Frame 1 (no input): blank canvas, image omitted
Frame 60 (no input): blank canvas, image omitted
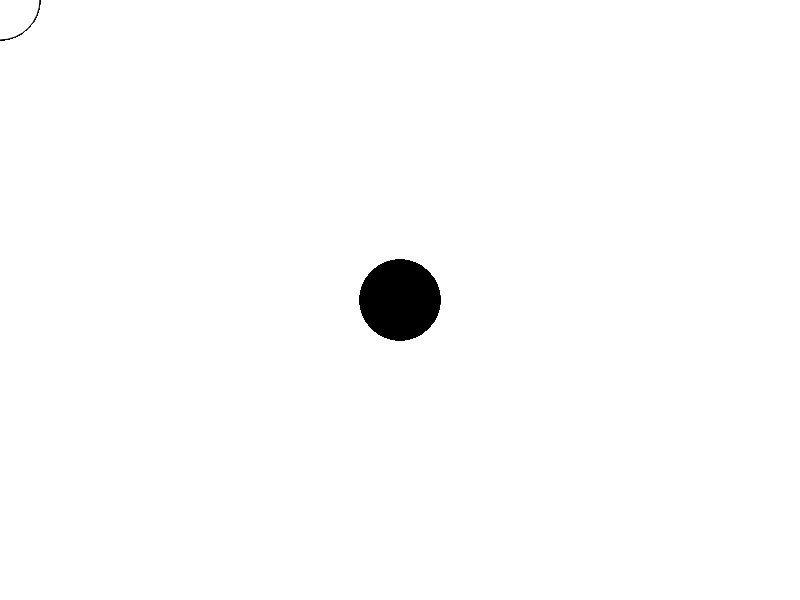
Frame 120 (the mouse pressed at the canvas centre since frame 60)

The p5.js sketch whose frames 1 and 60 were blank and that drew this single picture after the mouse press (run headless with seeded random() and noise() and a simulated clock; from frame 60 on, the mouse is pressed at the canvas centre):

// p5.js sketch
// ── sketch.js
function setup() {
  // put setup code here
  createCanvas(800, 600);
}

function draw() {
  // put drawing code here
  if (mouseIsPressed) {
    color(0, 100, 200);
    fill(0);
  } else {
    fill(255);
  }
  ellipse(mouseX, mouseY, 80, 80);
}
